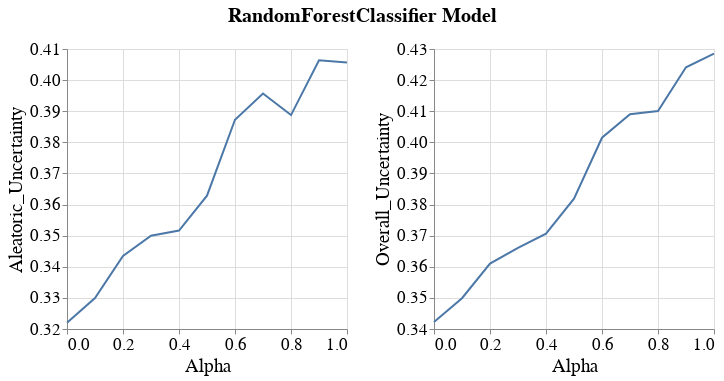

The notebook cell saved with this chart:
### Code cell
visualizer.create_subgroup_metrics_line_band_plot(model_name=MODEL_NAMES[0],
                                                  subgroup_metrics=['Aleatoric_Uncertainty', 'Overall_Uncertainty'])

### Figure 1 — Vega-Lite specification as saved in the notebook (floating-point values rounded to 4 significant figures)
{"config": {"view": {"continuousWidth": 400, "continuousHeight": 300}, "axis": {"labelFontSize": 17, "labelFontWeight": "normal", "titleFontSize": 19, "titleFontWeight": "normal"}, "legend": {"labelFontSize": 17, "symbolStrokeWidth": 10, "titleFontSize": 19}, "title": {"fontSize": 17}}, "vconcat": [{"hconcat": [{"layer": [{"mark": {"type": "errorband", "extent": "ci"}, "encoding": {"x": {"field": "Intervention_Param", "title": "Alpha", "type": "quantitative"}, "y": {"field": "Metric_Value", "scale": {"zero": false}, "title": "Aleatoric_Uncertainty", "type": "quantitative"}}}, {"mark": "line", "encoding": {"x": {"field": "Intervention_Param", "title": "Alpha", "type": "quantitative"}, "y": {"aggregate": "mean", "field": "Metric_Value", "scale": {"zero": false}, "title": "Aleatoric_Uncertainty", "type": "quantitative"}}}], "height": 280, "width": 280}, {"layer": [{"mark": {"type": "errorband", "extent": "ci"}, "encoding": {"x": {"field": "Intervention_Param", "title": "Alpha", "type": "quantitative"}, "y": {"field": "Metric_Value", "scale": {"zero": false}, "title": "Overall_Uncertainty", "type": "quantitative"}}}, {"mark": "line", "encoding": {"x": {"field": "Intervention_Param", "title": "Alpha", "type": "quantitative"}, "y": {"aggregate": "mean", "field": "Metric_Value", "scale": {"zero": false}, "title": "Overall_Uncertainty", "type": "quantitative"}}}], "data": {"name": "data-7faa1802a79a8688e074a030ccaf72c5"}, "height": 280, "width": 280}]}], "data": {"name": "data-8e773fc505233db96a4122bf0e90874b"}, "title": {"text": "RandomForestClassifier Model", "anchor": "middle", "dy": -10, "fontSize": 20}, "$schema": "https://vega.github.io/schema/vega-lite/v4.17.0.json", "datasets": {"data-8e773fc505233db96a4122bf0e90874b": [{"Metric": "Aleatoric_Uncertainty", "Bootstrap_Model_Seed": 101, "Model_Name": "RandomForestClassifier", "Model_Params": "{'bootstrap': False, 'ccp_alpha': 0.0, 'class_weight': None, 'criterion': 'gini', 'max_depth': 20, 'max_features': 'sqrt', 'max_leaf_nodes': None, 'max_samples': None, 'min_impurity_decrease': 0.0, 'min_samples_leaf': 1, 'min_samples_split': 2, 'min_weight_fraction_leaf': 0.0, 'n_estimators': 100, 'n_jobs': None, 'oob_score': False, 'random_state': 101, 'verbose': 0, 'warm_start': False}", "Run_Number": "Run_1", "Dataset_Name": "Law_School", "Num_Estimators": 200, "Tag": "OK", "Record_Create_Date_Time": "2023-08-06T20:24:49.316000", "Session_Uuid": "9430484b-bec6-42a0-ac65-11c53446a61f", "Experiment_Iteration": "Exp_iter_1", "Dataset_Split_Seed": 100, "Model_Init_Seed": 100, "Fair_Intervention_Params_Lst": "[0.7, 0.8]", "Intervention_Param": 0.8, "Subgroup": "overall", "Metric_Value": 0.3888}, {"Metric": "Aleatoric_Uncertainty", "Bootstrap_Model_Seed": 101, "Model_Name": "RandomForestClassifier", "Model_Params": "{'bootstrap': False, 'ccp_alpha': 0.0, 'class_weight': None, 'criterion': 'gini', 'max_depth': 20, 'max_features': 'sqrt', 'max_leaf_nodes': None, 'max_samples': None, 'min_impurity_decrease': 0.0, 'min_samples_leaf': 1, 'min_samples_split': 5, 'min_weight_fraction_leaf': 0.0, 'n_estimators': 200, 'n_jobs': None, 'oob_score': False, 'random_state': 101, 'verbose': 0, 'warm_start': False}", "Run_Number": "Run_1", "Dataset_Name": "Law_School", "Num_Estimators": 200, "Tag": "OK", "Record_Create_Date_Time": "2023-08-06T20:42:39.570000", "Session_Uuid": "9430484b-bec6-42a0-ac65-11c53446a61f", "Experiment_Iteration": "Exp_iter_1", "Dataset_Split_Seed": 100, "Model_Init_Seed": 100, "Fair_Intervention_Params_Lst": "[0.1, 0.3]", "Intervention_Param": 0.3, "Subgroup": "overall", "Metric_Value": 0.35}, {"Metric": "Aleatoric_Uncertainty", "Bootstrap_Model_Seed": 101, "Model_Name": "RandomForestClassifier", "Model_Params": "{'bootstrap': False, 'ccp_alpha': 0.0, 'class_weight': None, 'criterion': 'gini', 'max_depth': 30, 'max_features': 'sqrt', 'max_leaf_nodes': None, 'max_samples': None, 'min_impurity_decrease': 0.0, 'min_samples_leaf': 1, 'min_samples_split': 10, 'min_weight_fraction_leaf': 0.0, 'n_estimators': 200, 'n_jobs': None, 'oob_score': False, 'random_state': 101, 'verbose': 0, 'warm_start': False}", "Run_Number": "Run_1", "Dataset_Name": "Law_School", "Num_Estimators": 200, "Tag": "OK", "Record_Create_Date_Time": "2023-08-06T20:11:09.736000", "Session_Uuid": "9430484b-bec6-42a0-ac65-11c53446a61f", "Experiment_Iteration": "Exp_iter_1", "Dataset_Split_Seed": 100, "Model_Init_Seed": 100, "Fair_Intervention_Params_Lst": "[0.7, 0.8]", "Intervention_Param": 0.7, "Subgroup": "overall", "Metric_Value": 0.3957}, {"Metric": "Aleatoric_Uncertainty", "Bootstrap_Model_Seed": 101, "Model_Name": "RandomForestClassifier", "Model_Params": "{'bootstrap': False, 'ccp_alpha': 0.0, 'class_weight': None, 'criterion': 'gini', 'max_depth': 30, 'max_features': 'sqrt', 'max_leaf_nodes': None, 'max_samples': None, 'min_impurity_decrease': 0.0, 'min_samples_leaf': 1, 'min_samples_split': 2, 'min_weight_fraction_leaf': 0.0, 'n_estimators': 100, 'n_jobs': None, 'oob_score': False, 'random_state': 101, 'verbose': 0, 'warm_start': False}", "Run_Number": "Run_1", "Dataset_Name": "Law_School", "Num_Estimators": 200, "Tag": "OK", "Record_Create_Date_Time": "2023-08-06T20:06:36.458000", "Session_Uuid": "9430484b-bec6-42a0-ac65-11c53446a61f", "Experiment_Iteration": "Exp_iter_1", "Dataset_Split_Seed": 100, "Model_Init_Seed": 100, "Fair_Intervention_Params_Lst": "[1.0]", "Intervention_Param": 1.0, "Subgroup": "overall", "Metric_Value": 0.4057}, {"Metric": "Aleatoric_Uncertainty", "Bootstrap_Model_Seed": 101, "Model_Name": "RandomForestClassifier", "Model_Params": "{'bootstrap': False, 'ccp_alpha': 0.0, 'class_weight': None, 'criterion': 'gini', 'max_depth': 30, 'max_features': 'sqrt', 'max_leaf_nodes': None, 'max_samples': None, 'min_impurity_decrease': 0.0, 'min_samples_leaf': 1, 'min_samples_split': 2, 'min_weight_fraction_leaf': 0.0, 'n_estimators': 500, 'n_jobs': None, 'oob_score': False, 'random_state': 101, 'verbose': 0, 'warm_start': False}", "Run_Number": "Run_1", "Dataset_Name": "Law_School", "Num_Estimators": 200, "Tag": "OK", "Record_Create_Date_Time": "2023-08-06T17:01:48.157000", "Session_Uuid": "9430484b-bec6-42a0-ac65-11c53446a61f", "Experiment_Iteration": "Exp_iter_1", "Dataset_Split_Seed": 100, "Model_Init_Seed": 100, "Fair_Intervention_Params_Lst": "[0.0, 0.2, 0.4]", "Intervention_Param": 0.4, "Subgroup": "overall", "Metric_Value": 0.3516}, {"Metric": "Aleatoric_Uncertainty", "Bootstrap_Model_Seed": 101, "Model_Name": "RandomForestClassifier", "Model_Params": "{'bootstrap': False, 'ccp_alpha': 0.0, 'class_weight': None, 'criterion': 'gini', 'max_depth': 30, 'max_features': 'sqrt', 'max_leaf_nodes': None, 'max_samples': None, 'min_impurity_decrease': 0.0, 'min_samples_leaf': 1, 'min_samples_split': 2, 'min_weight_fraction_leaf': 0.0, 'n_estimators': 500, 'n_jobs': None, 'oob_score': False, 'random_state': 101, 'verbose': 0, 'warm_start': False}", "Run_Number": "Run_1", "Dataset_Name": "Law_School", "Num_Estimators": 200, "Tag": "OK", "Record_Create_Date_Time": "2023-08-06T20:24:54.964000", "Session_Uuid": "9430484b-bec6-42a0-ac65-11c53446a61f", "Experiment_Iteration": "Exp_iter_1", "Dataset_Split_Seed": 100, "Model_Init_Seed": 100, "Fair_Intervention_Params_Lst": "[0.1, 0.3]", "Intervention_Param": 0.1, "Subgroup": "overall", "Metric_Value": 0.33}, {"Metric": "Aleatoric_Uncertainty", "Bootstrap_Model_Seed": 101, "Model_Name": "RandomForestClassifier", "Model_Params": "{'bootstrap': False, 'ccp_alpha': 0.0, 'class_weight': None, 'criterion': 'gini', 'max_depth': 30, 'max_features': 'sqrt', 'max_leaf_nodes': None, 'max_samples': None, 'min_impurity_decrease': 0.0, 'min_samples_leaf': 1, 'min_samples_split': 2, 'min_weight_fraction_leaf': 0.0, 'n_estimators': 500, 'n_jobs': None, 'oob_score': False, 'random_state': 101, 'verbose': 0, 'warm_start': False}", "Run_Number": "Run_1", "Dataset_Name": "Law_School", "Num_Estimators": 200, "Tag": "OK", "Record_Create_Date_Time": "2023-08-06T20:27:22.026000", "Session_Uuid": "9430484b-bec6-42a0-ac65-11c53446a61f", "Experiment_Iteration": "Exp_iter_1", "Dataset_Split_Seed": 100, "Model_Init_Seed": 100, "Fair_Intervention_Params_Lst": "[0.9]", "Intervention_Param": 0.9, "Subgroup": "overall", "Metric_Value": 0.4064}, {"Metric": "Aleatoric_Uncertainty", "Bootstrap_Model_Seed": 101, "Model_Name": "RandomForestClassifier", "Model_Params": "{'bootstrap': False, 'ccp_alpha': 0.0, 'class_weight': None, 'criterion': 'gini', 'max_depth': 30, 'max_features': 'sqrt', 'max_leaf_nodes': None, 'max_samples': None, 'min_impurity_decrease': 0.0, 'min_samples_leaf': 1, 'min_samples_split': 5, 'min_weight_fraction_leaf': 0.0, 'n_estimators': 200, 'n_jobs': None, 'oob_score': False, 'random_state': 101, 'verbose': 0, 'warm_start': False}", "Run_Number": "Run_1", "Dataset_Name": "Law_School", "Num_Estimators": 200, "Tag": "OK", "Record_Create_Date_Time": "2023-08-06T16:29:29.723000", "Session_Uuid": "9430484b-bec6-42a0-ac65-11c53446a61f", "Experiment_Iteration": "Exp_iter_1", "Dataset_Split_Seed": 100, "Model_Init_Seed": 100, "Fair_Intervention_Params_Lst": "[0.0, 0.2, 0.4]", "Intervention_Param": 0.2, "Subgroup": "overall", "Metric_Value": 0.3435}, {"Metric": "Aleatoric_Uncertainty", "Bootstrap_Model_Seed": 101, "Model_Name": "RandomForestClassifier", "Model_Params": "{'bootstrap': False, 'ccp_alpha': 0.0, 'class_weight': None, 'criterion': 'gini', 'max_depth': 40, 'max_features': 'sqrt', 'max_leaf_nodes': None, 'max_samples': None, 'min_impurity_decrease': 0.0, 'min_samples_leaf': 1, 'min_samples_split': 5, 'min_weight_fraction_leaf': 0.0, 'n_estimators': 100, 'n_jobs': None, 'oob_score': False, 'random_state': 101, 'verbose': 0, 'warm_start': False}", "Run_Number": "Run_1", "Dataset_Name": "Law_School", "Num_Estimators": 200, "Tag": "OK", "Record_Create_Date_Time": "2023-08-06T20:05:50.892000", "Session_Uuid": "9430484b-bec6-42a0-ac65-11c53446a61f", "Experiment_Iteration": "Exp_iter_1", "Dataset_Split_Seed": 100, "Model_Init_Seed": 100, "Fair_Intervention_Params_Lst": "[0.5, 0.6]", "Intervention_Param": 0.5, "Subgroup": "overall", "Metric_Value": 0.3629}, {"Metric": "Aleatoric_Uncertainty", "Bootstrap_Model_Seed": 101, "Model_Name": "RandomForestClassifier", "Model_Params": "{'bootstrap': False, 'ccp_alpha': 0.0, 'class_weight': None, 'criterion': 'gini', 'max_depth': 50, 'max_features': 'sqrt', 'max_leaf_nodes': None, 'max_samples': None, 'min_impurity_decrease': 0.0, 'min_samples_leaf': 1, 'min_samples_split': 2, 'min_weight_fraction_leaf': 0.0, 'n_estimators': 500, 'n_jobs': None, 'oob_score': False, 'random_state': 101, 'verbose': 0, 'warm_start': False}", "Run_Number": "Run_1", "Dataset_Name": "Law_School", "Num_Estimators": 200, "Tag": "OK", "Record_Create_Date_Time": "2023-08-06T16:11:50.781000", "Session_Uuid": "9430484b-bec6-42a0-ac65-11c53446a61f", "Experiment_Iteration": "Exp_iter_1", "Dataset_Split_Seed": 100, "Model_Init_Seed": 100, "Fair_Intervention_Params_Lst": "[0.0, 0.2, 0.4]", "Intervention_Param": 0.0, "Subgroup": "overall", "Metric_Value": 0.322}, {"Metric": "Aleatoric_Uncertainty", "Bootstrap_Model_Seed": 101, "Model_Name": "RandomForestClassifier", "Model_Params": "{'bootstrap': True, 'ccp_alpha': 0.0, 'class_weight': None, 'criterion': 'gini', 'max_depth': 20, 'max_features': 'sqrt', 'max_leaf_nodes': None, 'max_samples': None, 'min_impurity_decrease': 0.0, 'min_samples_leaf': 1, 'min_samples_split': 5, 'min_weight_fraction_leaf': 0.0, 'n_estimators': 100, 'n_jobs': None, 'oob_score': False, 'random_state': 101, 'verbose': 0, 'warm_start': False}", "Run_Number": "Run_1", "Dataset_Name": "Law_School", "Num_Estimators": 200, "Tag": "OK", "Record_Create_Date_Time": "2023-08-06T20:17:50.239000", "Session_Uuid": "9430484b-bec6-42a0-ac65-11c53446a61f", "Experiment_Iteration": "Exp_iter_1", "Dataset_Split_Seed": 100, "Model_Init_Seed": 100, "Fair_Intervention_Params_Lst": "[0.5, 0.6]", "Intervention_Param": 0.6, "Subgroup": "overall", "Metric_Value": 0.3873}], "data-7faa1802a79a8688e074a030ccaf72c5": [{"Metric": "Overall_Uncertainty", "Bootstrap_Model_Seed": 101, "Model_Name": "RandomForestClassifier", "Model_Params": "{'bootstrap': False, 'ccp_alpha': 0.0, 'class_weight': None, 'criterion': 'gini', 'max_depth': 20, 'max_features': 'sqrt', 'max_leaf_nodes': None, 'max_samples': None, 'min_impurity_decrease': 0.0, 'min_samples_leaf': 1, 'min_samples_split': 2, 'min_weight_fraction_leaf': 0.0, 'n_estimators': 100, 'n_jobs': None, 'oob_score': False, 'random_state': 101, 'verbose': 0, 'warm_start': False}", "Run_Number": "Run_1", "Dataset_Name": "Law_School", "Num_Estimators": 200, "Tag": "OK", "Record_Create_Date_Time": "2023-08-06T20:24:49.316000", "Session_Uuid": "9430484b-bec6-42a0-ac65-11c53446a61f", "Experiment_Iteration": "Exp_iter_1", "Dataset_Split_Seed": 100, "Model_Init_Seed": 100, "Fair_Intervention_Params_Lst": "[0.7, 0.8]", "Intervention_Param": 0.8, "Subgroup": "overall", "Metric_Value": 0.4101}, {"Metric": "Overall_Uncertainty", "Bootstrap_Model_Seed": 101, "Model_Name": "RandomForestClassifier", "Model_Params": "{'bootstrap': False, 'ccp_alpha': 0.0, 'class_weight': None, 'criterion': 'gini', 'max_depth': 20, 'max_features': 'sqrt', 'max_leaf_nodes': None, 'max_samples': None, 'min_impurity_decrease': 0.0, 'min_samples_leaf': 1, 'min_samples_split': 5, 'min_weight_fraction_leaf': 0.0, 'n_estimators': 200, 'n_jobs': None, 'oob_score': False, 'random_state': 101, 'verbose': 0, 'warm_start': False}", "Run_Number": "Run_1", "Dataset_Name": "Law_School", "Num_Estimators": 200, "Tag": "OK", "Record_Create_Date_Time": "2023-08-06T20:42:39.570000", "Session_Uuid": "9430484b-bec6-42a0-ac65-11c53446a61f", "Experiment_Iteration": "Exp_iter_1", "Dataset_Split_Seed": 100, "Model_Init_Seed": 100, "Fair_Intervention_Params_Lst": "[0.1, 0.3]", "Intervention_Param": 0.3, "Subgroup": "overall", "Metric_Value": 0.3661}, {"Metric": "Overall_Uncertainty", "Bootstrap_Model_Seed": 101, "Model_Name": "RandomForestClassifier", "Model_Params": "{'bootstrap': False, 'ccp_alpha': 0.0, 'class_weight': None, 'criterion': 'gini', 'max_depth': 30, 'max_features': 'sqrt', 'max_leaf_nodes': None, 'max_samples': None, 'min_impurity_decrease': 0.0, 'min_samples_leaf': 1, 'min_samples_split': 10, 'min_weight_fraction_leaf': 0.0, 'n_estimators': 200, 'n_jobs': None, 'oob_score': False, 'random_state': 101, 'verbose': 0, 'warm_start': False}", "Run_Number": "Run_1", "Dataset_Name": "Law_School", "Num_Estimators": 200, "Tag": "OK", "Record_Create_Date_Time": "2023-08-06T20:11:09.736000", "Session_Uuid": "9430484b-bec6-42a0-ac65-11c53446a61f", "Experiment_Iteration": "Exp_iter_1", "Dataset_Split_Seed": 100, "Model_Init_Seed": 100, "Fair_Intervention_Params_Lst": "[0.7, 0.8]", "Intervention_Param": 0.7, "Subgroup": "overall", "Metric_Value": 0.409}, {"Metric": "Overall_Uncertainty", "Bootstrap_Model_Seed": 101, "Model_Name": "RandomForestClassifier", "Model_Params": "{'bootstrap': False, 'ccp_alpha': 0.0, 'class_weight': None, 'criterion': 'gini', 'max_depth': 30, 'max_features': 'sqrt', 'max_leaf_nodes': None, 'max_samples': None, 'min_impurity_decrease': 0.0, 'min_samples_leaf': 1, 'min_samples_split': 2, 'min_weight_fraction_leaf': 0.0, 'n_estimators': 100, 'n_jobs': None, 'oob_score': False, 'random_state': 101, 'verbose': 0, 'warm_start': False}", "Run_Number": "Run_1", "Dataset_Name": "Law_School", "Num_Estimators": 200, "Tag": "OK", "Record_Create_Date_Time": "2023-08-06T20:06:36.458000", "Session_Uuid": "9430484b-bec6-42a0-ac65-11c53446a61f", "Experiment_Iteration": "Exp_iter_1", "Dataset_Split_Seed": 100, "Model_Init_Seed": 100, "Fair_Intervention_Params_Lst": "[1.0]", "Intervention_Param": 1.0, "Subgroup": "overall", "Metric_Value": 0.4285}, {"Metric": "Overall_Uncertainty", "Bootstrap_Model_Seed": 101, "Model_Name": "RandomForestClassifier", "Model_Params": "{'bootstrap': False, 'ccp_alpha': 0.0, 'class_weight': None, 'criterion': 'gini', 'max_depth': 30, 'max_features': 'sqrt', 'max_leaf_nodes': None, 'max_samples': None, 'min_impurity_decrease': 0.0, 'min_samples_leaf': 1, 'min_samples_split': 2, 'min_weight_fraction_leaf': 0.0, 'n_estimators': 500, 'n_jobs': None, 'oob_score': False, 'random_state': 101, 'verbose': 0, 'warm_start': False}", "Run_Number": "Run_1", "Dataset_Name": "Law_School", "Num_Estimators": 200, "Tag": "OK", "Record_Create_Date_Time": "2023-08-06T17:01:48.157000", "Session_Uuid": "9430484b-bec6-42a0-ac65-11c53446a61f", "Experiment_Iteration": "Exp_iter_1", "Dataset_Split_Seed": 100, "Model_Init_Seed": 100, "Fair_Intervention_Params_Lst": "[0.0, 0.2, 0.4]", "Intervention_Param": 0.4, "Subgroup": "overall", "Metric_Value": 0.3707}, {"Metric": "Overall_Uncertainty", "Bootstrap_Model_Seed": 101, "Model_Name": "RandomForestClassifier", "Model_Params": "{'bootstrap': False, 'ccp_alpha': 0.0, 'class_weight': None, 'criterion': 'gini', 'max_depth': 30, 'max_features': 'sqrt', 'max_leaf_nodes': None, 'max_samples': None, 'min_impurity_decrease': 0.0, 'min_samples_leaf': 1, 'min_samples_split': 2, 'min_weight_fraction_leaf': 0.0, 'n_estimators': 500, 'n_jobs': None, 'oob_score': False, 'random_state': 101, 'verbose': 0, 'warm_start': False}", "Run_Number": "Run_1", "Dataset_Name": "Law_School", "Num_Estimators": 200, "Tag": "OK", "Record_Create_Date_Time": "2023-08-06T20:24:54.964000", "Session_Uuid": "9430484b-bec6-42a0-ac65-11c53446a61f", "Experiment_Iteration": "Exp_iter_1", "Dataset_Split_Seed": 100, "Model_Init_Seed": 100, "Fair_Intervention_Params_Lst": "[0.1, 0.3]", "Intervention_Param": 0.1, "Subgroup": "overall", "Metric_Value": 0.3499}, {"Metric": "Overall_Uncertainty", "Bootstrap_Model_Seed": 101, "Model_Name": "RandomForestClassifier", "Model_Params": "{'bootstrap': False, 'ccp_alpha': 0.0, 'class_weight': None, 'criterion': 'gini', 'max_depth': 30, 'max_features': 'sqrt', 'max_leaf_nodes': None, 'max_samples': None, 'min_impurity_decrease': 0.0, 'min_samples_leaf': 1, 'min_samples_split': 2, 'min_weight_fraction_leaf': 0.0, 'n_estimators': 500, 'n_jobs': None, 'oob_score': False, 'random_state': 101, 'verbose': 0, 'warm_start': False}", "Run_Number": "Run_1", "Dataset_Name": "Law_School", "Num_Estimators": 200, "Tag": "OK", "Record_Create_Date_Time": "2023-08-06T20:27:22.026000", "Session_Uuid": "9430484b-bec6-42a0-ac65-11c53446a61f", "Experiment_Iteration": "Exp_iter_1", "Dataset_Split_Seed": 100, "Model_Init_Seed": 100, "Fair_Intervention_Params_Lst": "[0.9]", "Intervention_Param": 0.9, "Subgroup": "overall", "Metric_Value": 0.4241}, {"Metric": "Overall_Uncertainty", "Bootstrap_Model_Seed": 101, "Model_Name": "RandomForestClassifier", "Model_Params": "{'bootstrap': False, 'ccp_alpha': 0.0, 'class_weight': None, 'criterion': 'gini', 'max_depth': 30, 'max_features': 'sqrt', 'max_leaf_nodes': None, 'max_samples': None, 'min_impurity_decrease': 0.0, 'min_samples_leaf': 1, 'min_samples_split': 5, 'min_weight_fraction_leaf': 0.0, 'n_estimators': 200, 'n_jobs': None, 'oob_score': False, 'random_state': 101, 'verbose': 0, 'warm_start': False}", "Run_Number": "Run_1", "Dataset_Name": "Law_School", "Num_Estimators": 200, "Tag": "OK", "Record_Create_Date_Time": "2023-08-06T16:29:29.723000", "Session_Uuid": "9430484b-bec6-42a0-ac65-11c53446a61f", "Experiment_Iteration": "Exp_iter_1", "Dataset_Split_Seed": 100, "Model_Init_Seed": 100, "Fair_Intervention_Params_Lst": "[0.0, 0.2, 0.4]", "Intervention_Param": 0.2, "Subgroup": "overall", "Metric_Value": 0.361}, {"Metric": "Overall_Uncertainty", "Bootstrap_Model_Seed": 101, "Model_Name": "RandomForestClassifier", "Model_Params": "{'bootstrap': False, 'ccp_alpha': 0.0, 'class_weight': None, 'criterion': 'gini', 'max_depth': 40, 'max_features': 'sqrt', 'max_leaf_nodes': None, 'max_samples': None, 'min_impurity_decrease': 0.0, 'min_samples_leaf': 1, 'min_samples_split': 5, 'min_weight_fraction_leaf': 0.0, 'n_estimators': 100, 'n_jobs': None, 'oob_score': False, 'random_state': 101, 'verbose': 0, 'warm_start': False}", "Run_Number": "Run_1", "Dataset_Name": "Law_School", "Num_Estimators": 200, "Tag": "OK", "Record_Create_Date_Time": "2023-08-06T20:05:50.892000", "Session_Uuid": "9430484b-bec6-42a0-ac65-11c53446a61f", "Experiment_Iteration": "Exp_iter_1", "Dataset_Split_Seed": 100, "Model_Init_Seed": 100, "Fair_Intervention_Params_Lst": "[0.5, 0.6]", "Intervention_Param": 0.5, "Subgroup": "overall", "Metric_Value": 0.3819}, {"Metric": "Overall_Uncertainty", "Bootstrap_Model_Seed": 101, "Model_Name": "RandomForestClassifier", "Model_Params": "{'bootstrap': False, 'ccp_alpha': 0.0, 'class_weight': None, 'criterion': 'gini', 'max_depth': 50, 'max_features': 'sqrt', 'max_leaf_nodes': None, 'max_samples': None, 'min_impurity_decrease': 0.0, 'min_samples_leaf': 1, 'min_samples_split': 2, 'min_weight_fraction_leaf': 0.0, 'n_estimators': 500, 'n_jobs': None, 'oob_score': False, 'random_state': 101, 'verbose': 0, 'warm_start': False}", "Run_Number": "Run_1", "Dataset_Name": "Law_School", "Num_Estimators": 200, "Tag": "OK", "Record_Create_Date_Time": "2023-08-06T16:11:50.781000", "Session_Uuid": "9430484b-bec6-42a0-ac65-11c53446a61f", "Experiment_Iteration": "Exp_iter_1", "Dataset_Split_Seed": 100, "Model_Init_Seed": 100, "Fair_Intervention_Params_Lst": "[0.0, 0.2, 0.4]", "Intervention_Param": 0.0, "Subgroup": "overall", "Metric_Value": 0.3423}, {"Metric": "Overall_Uncertainty", "Bootstrap_Model_Seed": 101, "Model_Name": "RandomForestClassifier", "Model_Params": "{'bootstrap': True, 'ccp_alpha': 0.0, 'class_weight': None, 'criterion': 'gini', 'max_depth': 20, 'max_features': 'sqrt', 'max_leaf_nodes': None, 'max_samples': None, 'min_impurity_decrease': 0.0, 'min_samples_leaf': 1, 'min_samples_split': 5, 'min_weight_fraction_leaf': 0.0, 'n_estimators': 100, 'n_jobs': None, 'oob_score': False, 'random_state': 101, 'verbose': 0, 'warm_start': False}", "Run_Number": "Run_1", "Dataset_Name": "Law_School", "Num_Estimators": 200, "Tag": "OK", "Record_Create_Date_Time": "2023-08-06T20:17:50.239000", "Session_Uuid": "9430484b-bec6-42a0-ac65-11c53446a61f", "Experiment_Iteration": "Exp_iter_1", "Dataset_Split_Seed": 100, "Model_Init_Seed": 100, "Fair_Intervention_Params_Lst": "[0.5, 0.6]", "Intervention_Param": 0.6, "Subgroup": "overall", "Metric_Value": 0.4015}]}}
